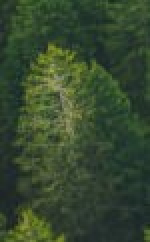
#> input picture 1207070103_Reza Fajriatul Haq/Image/pinus1.jpg, 75 x 121 px (shown 2 times larger)
$ python '07-Menghitung deteksi  orang dengan template matching.py'
#> lines starting #> are read from the running program, lines starting #| are printed output that depends on the picture; after the words box and inside, x2 and y2 are one past the last pixel; in counts of white or black regions, pixels touching at a corner belong together
import cv2
import numpy as np

from matplotlib import pyplot as plt
# panggil dan konversi warna agar sesuai dengan Matplotlib
sawit = cv2.imread('Image/pinus1.jpg')
#> sawit is the input picture: shape (121, 75, 3); mean B, G, R 46.8, 71.9, 53.8
sawit = cv2.cvtColor(sawit, cv2.COLOR_BGR2RGB)
# panggil dan konversi warna agar sesuai dengan Matplotlib
kebun_sawit = cv2.imread('Image/pinus.jpg')
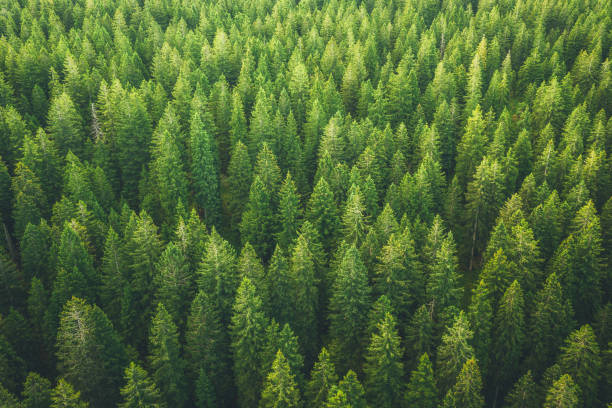
#> input picture 1207070103_Reza Fajriatul Haq/Image/pinus.jpg, 612 x 408 px
#> kebun_sawit is the input picture: shape (408, 612, 3); mean B, G, R 54, 104.8, 79.5
kebun_sawit = cv2.cvtColor(kebun_sawit, cv2.COLOR_BGR2RGB)
plt.subplot(121),plt.imshow(sawit), plt.title('pohon pinus')
plt.subplot(122),plt.imshow(kebun_sawit), plt.title('kumpulan pohon pinus')
plt.show()
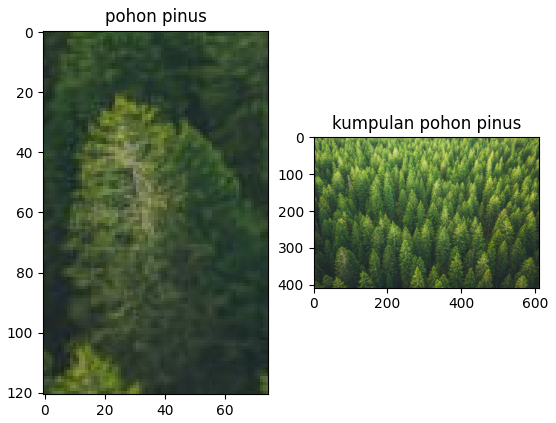
#> figure drawn by matplotlib, 2 panels

## membaca gambar utuh untuk dicari
img_rgb = cv2.imread('Image/pinus.jpg')
img_gray = cv2.cvtColor(img_rgb, cv2.COLOR_BGR2GRAY)
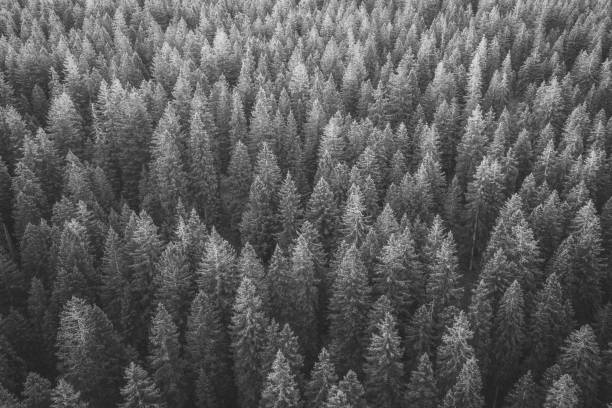
#> img_gray: shape (408, 612); min 15, max 232, mean 91.4

## membaca template
template = cv2.imread('Image/pinus1.jpg', 0)
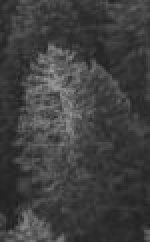
#> template: shape (121, 75) (shown 2 times larger); min 30, max 159, mean 63.6

## ukuran template. ukuran ini akan digunakan untuk menggambar kotak
w, h = template.shape[::-1]
#> w = 75; h = 121

# menggunakan metode COEFF-NORMALIZED
res = cv2.matchTemplate(img_gray, template, cv2.TM_CCOEFF_NORMED)
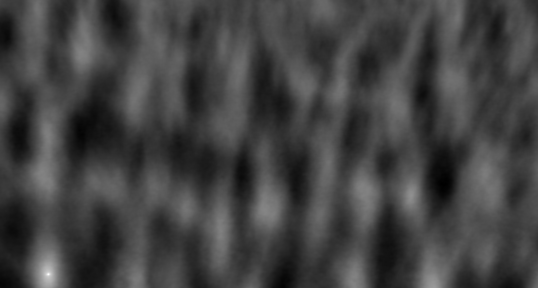
#> res: shape (288, 538) float32; min -0.313, max 0.976, mean 0.0218; drawn with min black and max white

# Nilai threshold atau ambang batas deteksi kemiripan titik.
# Lakukan eksperimen dengan merubah nilai ini
threshold = 0.15
loc = np.where(res >= threshold)
#> loc = 23087 positions, rows 0 to 287, columns 0 to 537

## membuat array kosong untuk menyimpan lokasi-lokasi dari hasil deteksi
lspoint = []
lspoint2 = []
count = 0 # untuk menyimpan jumlah matching yang ditemukan

for pt in zip(*loc[::-1]):
    ## jika sudah ada, skip lokasi tersebut
    if pt[0] not in lspoint and pt[1] not in lspoint2:
        ## gambar persegi warna kuning dengan ketebalan dua poin
        cv2.rectangle(img_rgb, pt, (pt[0] + w, pt[1] + h), (0,255,255), 2)
        for i in range(((pt[0])-9), ((pt[0])+9), 1):
            ## tambahkan koordinat x ke list
            lspoint.append(i)
        for k in range(((pt[1])-9), ((pt[1])+9), 1):
            ## tambahkan koordinat y ke list
            lspoint2.append(k)
        count += 1 ### berapa jumlah matching yang ditemukan?
    else:
        continue
#> this loop made 23087 passes
#> pt on passes 1 to 12: (31, 0), (32, 0), (33, 0), (34, 0), (35, 0), (36, 0), (37, 0), (38, 0), (39, 0), (40, 0), (41, 0), (42, 0)
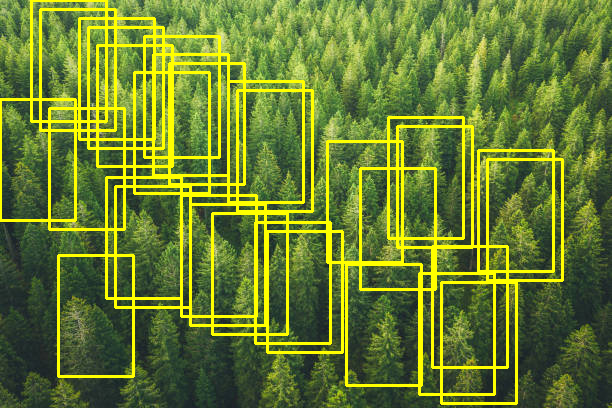
#> img_rgb: shape (408, 612, 3); 13.21% of pixels changed, all inside (x1, y1, x2, y2) = (0, 0, 564, 405)
#> after the loop, count = 31; lspoint = 558 values, max 495 at index 323, min -9 at index 198, mean 222.3; lspoint2 = 558 values, max 290 at index 557, min -9 at index 0, mean 138.6

print("Jumlah objek ditemukan:", count)
#| Jumlah objek ditemukan: 31

## tampilkan dengan imshow
cv2.imshow('Detected Objects', img_rgb)
cv2.waitKey(0)
cv2.destroyAllWindows()
